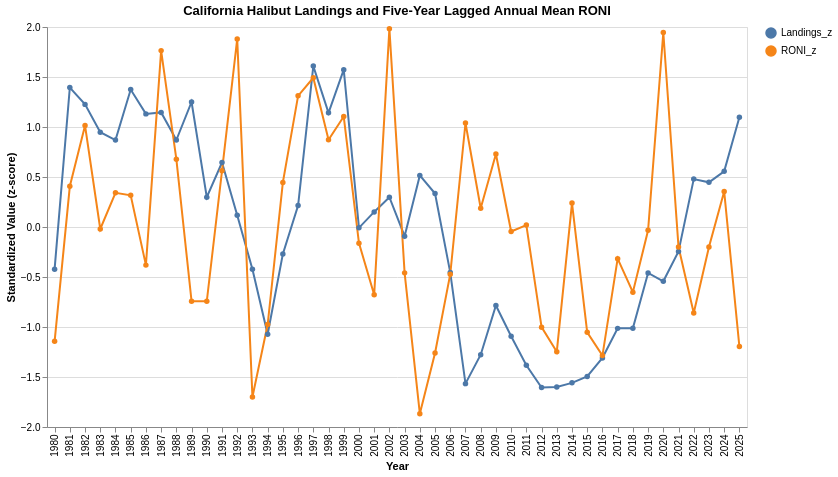

The notebook cell this image was saved under:
### Code cell
alt.Chart(plot_df_lag5).mark_line(point=True).encode(
    x=alt.X("Year:O", title="Year"),
    y=alt.Y(
        "Z_score:Q",
        title="Standardized Value (z-score)"
    ),
    color=alt.Color(
        "Variable:N",
        title=""
    ),
    tooltip=[
        "Year",
        "Variable",
        alt.Tooltip("Z_score:Q", format=".2f")
    ]
).properties(
    title="California Halibut Landings and Five-Year Lagged Annual Mean RONI",
    width=700,
    height=400
)

### Figure 1 — Vega-Lite specification as saved in the notebook (floating-point values rounded to 4 significant figures)
{"config": {"view": {"continuousWidth": 300, "continuousHeight": 300}}, "data": {"name": "data-ff6317388a144e45769edcc9b30cf391"}, "mark": {"type": "line", "point": true}, "encoding": {"color": {"field": "Variable", "title": "", "type": "nominal"}, "tooltip": [{"field": "Year", "type": "quantitative"}, {"field": "Variable", "type": "nominal"}, {"field": "Z_score", "format": ".2f", "type": "quantitative"}], "x": {"field": "Year", "title": "Year", "type": "ordinal"}, "y": {"field": "Z_score", "title": "Standardized Value (z-score)", "type": "quantitative"}}, "height": 400, "title": "California Halibut Landings and Five-Year Lagged Annual Mean RONI", "width": 700, "$schema": "https://vega.github.io/schema/vega-lite/v6.4.1.json", "datasets": {"data-ff6317388a144e45769edcc9b30cf391": [{"Year": 1980, "Variable": "Landings_z", "Z_score": -0.422}, {"Year": 1981, "Variable": "Landings_z", "Z_score": 1.395}, {"Year": 1982, "Variable": "Landings_z", "Z_score": 1.226}, {"Year": 1983, "Variable": "Landings_z", "Z_score": 0.9482}, {"Year": 1984, "Variable": "Landings_z", "Z_score": 0.8689}, {"Year": 1985, "Variable": "Landings_z", "Z_score": 1.374}, {"Year": 1986, "Variable": "Landings_z", "Z_score": 1.131}, {"Year": 1987, "Variable": "Landings_z", "Z_score": 1.146}, {"Year": 1988, "Variable": "Landings_z", "Z_score": 0.8696}, {"Year": 1989, "Variable": "Landings_z", "Z_score": 1.25}, {"Year": 1990, "Variable": "Landings_z", "Z_score": 0.2974}, {"Year": 1991, "Variable": "Landings_z", "Z_score": 0.6445}, {"Year": 1992, "Variable": "Landings_z", "Z_score": 0.1168}, {"Year": 1993, "Variable": "Landings_z", "Z_score": -0.422}, {"Year": 1994, "Variable": "Landings_z", "Z_score": -1.072}, {"Year": 1995, "Variable": "Landings_z", "Z_score": -0.269}, {"Year": 1996, "Variable": "Landings_z", "Z_score": 0.2148}, {"Year": 1997, "Variable": "Landings_z", "Z_score": 1.609}, {"Year": 1998, "Variable": "Landings_z", "Z_score": 1.142}, {"Year": 1999, "Variable": "Landings_z", "Z_score": 1.573}, {"Year": 2000, "Variable": "Landings_z", "Z_score": -0.008543}, {"Year": 2001, "Variable": "Landings_z", "Z_score": 0.1507}, {"Year": 2002, "Variable": "Landings_z", "Z_score": 0.2974}, {"Year": 2003, "Variable": "Landings_z", "Z_score": -0.09153}, {"Year": 2004, "Variable": "Landings_z", "Z_score": 0.5159}, {"Year": 2005, "Variable": "Landings_z", "Z_score": 0.3344}, {"Year": 2006, "Variable": "Landings_z", "Z_score": -0.4554}, {"Year": 2007, "Variable": "Landings_z", "Z_score": -1.566}, {"Year": 2008, "Variable": "Landings_z", "Z_score": -1.277}, {"Year": 2009, "Variable": "Landings_z", "Z_score": -0.7846}, {"Year": 2010, "Variable": "Landings_z", "Z_score": -1.093}, {"Year": 2011, "Variable": "Landings_z", "Z_score": -1.383}, {"Year": 2012, "Variable": "Landings_z", "Z_score": -1.605}, {"Year": 2013, "Variable": "Landings_z", "Z_score": -1.6}, {"Year": 2014, "Variable": "Landings_z", "Z_score": -1.559}, {"Year": 2015, "Variable": "Landings_z", "Z_score": -1.494}, {"Year": 2016, "Variable": "Landings_z", "Z_score": -1.31}, {"Year": 2017, "Variable": "Landings_z", "Z_score": -1.014}, {"Year": 2018, "Variable": "Landings_z", "Z_score": -1.012}, {"Year": 2019, "Variable": "Landings_z", "Z_score": -0.4589}, {"Year": 2020, "Variable": "Landings_z", "Z_score": -0.5426}, {"Year": 2021, "Variable": "Landings_z", "Z_score": -0.2445}, {"Year": 2022, "Variable": "Landings_z", "Z_score": 0.479}, {"Year": 2023, "Variable": "Landings_z", "Z_score": 0.4467}, {"Year": 2024, "Variable": "Landings_z", "Z_score": 0.5567}, {"Year": 2025, "Variable": "Landings_z", "Z_score": 1.097}, {"Year": 1980, "Variable": "RONI_z", "Z_score": -1.144}, {"Year": 1981, "Variable": "RONI_z", "Z_score": 0.407}, {"Year": 1982, "Variable": "RONI_z", "Z_score": 1.014}, {"Year": 1983, "Variable": "RONI_z", "Z_score": -0.01938}, {"Year": 1984, "Variable": "RONI_z", "Z_score": 0.3424}, {"Year": 1985, "Variable": "RONI_z", "Z_score": 0.3166}, {"Year": 1986, "Variable": "RONI_z", "Z_score": -0.3812}, {"Year": 1987, "Variable": "RONI_z", "Z_score": 1.764}, {"Year": 1988, "Variable": "RONI_z", "Z_score": 0.6784}, {"Year": 1989, "Variable": "RONI_z", "Z_score": -0.743}, {"Year": 1990, "Variable": "RONI_z", "Z_score": -0.743}, {"Year": 1991, "Variable": "RONI_z", "Z_score": 0.5621}, {"Year": 1992, "Variable": "RONI_z", "Z_score": 1.88}, {"Year": 1993, "Variable": "RONI_z", "Z_score": -1.699}, {"Year": 1994, "Variable": "RONI_z", "Z_score": -0.9756}, {"Year": 1995, "Variable": "RONI_z", "Z_score": 0.4458}, {"Year": 1996, "Variable": "RONI_z", "Z_score": 1.312}, {"Year": 1997, "Variable": "RONI_z", "Z_score": 1.492}, {"Year": 1998, "Variable": "RONI_z", "Z_score": 0.8722}, {"Year": 1999, "Variable": "RONI_z", "Z_score": 1.105}, {"Year": 2000, "Variable": "RONI_z", "Z_score": -0.1615}, {"Year": 2001, "Variable": "RONI_z", "Z_score": -0.6784}, {"Year": 2002, "Variable": "RONI_z", "Z_score": 1.984}, {"Year": 2003, "Variable": "RONI_z", "Z_score": -0.4587}, {"Year": 2004, "Variable": "RONI_z", "Z_score": -1.867}, {"Year": 2005, "Variable": "RONI_z", "Z_score": -1.26}, {"Year": 2006, "Variable": "RONI_z", "Z_score": -0.4717}, {"Year": 2007, "Variable": "RONI_z", "Z_score": 1.04}, {"Year": 2008, "Variable": "RONI_z", "Z_score": 0.1874}, {"Year": 2009, "Variable": "RONI_z", "Z_score": 0.7301}, {"Year": 2010, "Variable": "RONI_z", "Z_score": -0.04523}, {"Year": 2011, "Variable": "RONI_z", "Z_score": 0.01938}, {"Year": 2012, "Variable": "RONI_z", "Z_score": -1.001}, {"Year": 2013, "Variable": "RONI_z", "Z_score": -1.247}, {"Year": 2014, "Variable": "RONI_z", "Z_score": 0.2391}, {"Year": 2015, "Variable": "RONI_z", "Z_score": -1.053}, {"Year": 2016, "Variable": "RONI_z", "Z_score": -1.286}, {"Year": 2017, "Variable": "RONI_z", "Z_score": -0.3166}, {"Year": 2018, "Variable": "RONI_z", "Z_score": -0.6526}, {"Year": 2019, "Variable": "RONI_z", "Z_score": -0.03231}, {"Year": 2020, "Variable": "RONI_z", "Z_score": 1.945}, {"Year": 2021, "Variable": "RONI_z", "Z_score": -0.2003}, {"Year": 2022, "Variable": "RONI_z", "Z_score": -0.8593}, {"Year": 2023, "Variable": "RONI_z", "Z_score": -0.2003}, {"Year": 2024, "Variable": "RONI_z", "Z_score": 0.3554}, {"Year": 2025, "Variable": "RONI_z", "Z_score": -1.195}]}}
